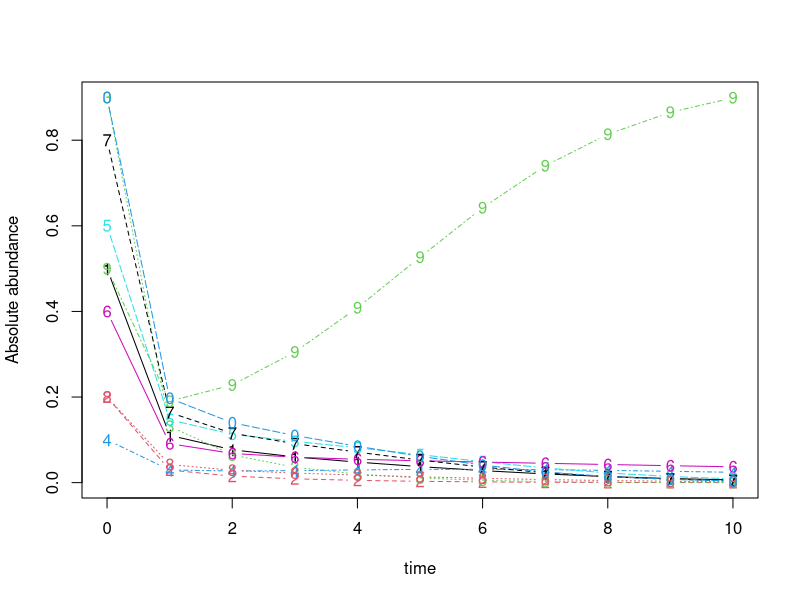

Reproduce this figure in R. (Note: this script raises an error after producing the figure.)
library(deSolve)

#Define GLV with varying coefficient
glv <- function(t, x, params){
  with(as.list(params, c(x)),{
    dx <- alpha*x + x*(c0%*%x)+x*((ck1%*%x)%*%(ck2%*%x))
    list(dx)
  })
}

#Define integration method
n.integrate <- function(time, init.x, model, params){
  as.data.frame(lsoda(init.x, time, model, params))
}


#Define community size
N <- 10

#Define species intrinsic growth rate
alpha <- runif(N)

#Define the constant in species-species interation coefficient
c0 <- matrix(runif(N*N, min = -1, max = 0),nrow = N)
#Set species self interation to -0.5
for (i in 1:N) {
  for (j in 1:N) {
    if (i == j) {
      c0[i,j] <-  -0.5
    }
  }
}

#Define coefficient of linear term in species-species interation coefficient
ck1 <- sample(c(1),N,replace = TRUE)
ck2 <- runif(N, min = -1, max = 0.5)

#Define initial abundance between 0.1 and 1, to 1 decimal place
init.x <- floor(runif(N, min = 1, max = 10))/10

#Solve the ode
dat <- n.integrate(0:10, init.x, glv, list(alpha=alpha, c0=c0, ck1 = ck1, ck2 = ck2))

#Plot
matplot(x=dat$time, y=dat[,-1], typ='b', xlab='time', ylab='Absolute abundance')



###############################################################################
#Generate 2^N communities where species in each community (max possible N) are present or absent
###############################################################################

#Generate boolean mask of 2^N x N matrix
repeatBinaryNTimes <- rep(list(c(0,1)),N)
mask <- expand.grid(repeatBinaryNTimes)

#Loop through 2^N to apply each row in mask to initial abundance, solve ode, and retrieve final abundance
SSMatrix <- as.data.frame(matrix(nrow = 2^N, ncol = N))
colnm <- c(1:10)
colnames(SSMatrix) <- colnm
for (i in 1:2^N) {
  init <- init.x*mask[i,]
  init <- as.numeric(init)
  dat <- n.integrate(0:10, init, glv, list(alpha=alpha, c0=c0, ck1 = ck1, ck2 = ck2))
  SSMatrix[i,] <- dat[nrow(dat),2:(N+1)]
}


###############################################################################
#Machine learning
###############################################################################
library(randomForest)
for(i in 1:10){
  dead <- which(mask[,i] == 0)
  final <- SSMatrix[-dead,i]
  mod <- randomForest(final ~., mask[-dead,i])
  plot(mod$y,mod$predicted,main=i)
}
